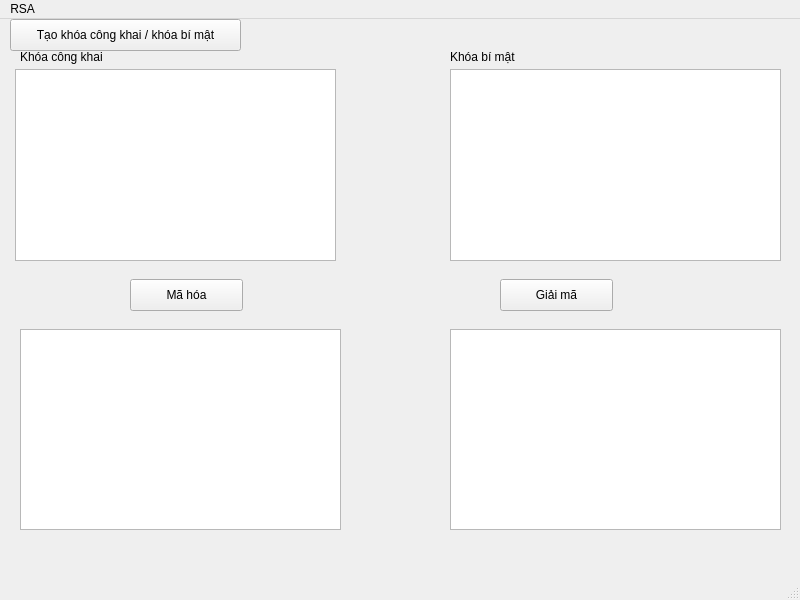
<?xml version="1.0" encoding="UTF-8"?>
<ui version="4.0">
 <class>MainWindow</class>
 <widget class="QMainWindow" name="MainWindow">
  <property name="geometry">
   <rect>
    <x>0</x>
    <y>0</y>
    <width>800</width>
    <height>600</height>
   </rect>
  </property>
  <property name="windowTitle">
   <string>MainWindow</string>
  </property>
  <widget class="QWidget" name="centralwidget">
   <widget class="QPushButton" name="createKey">
    <property name="geometry">
     <rect>
      <x>10</x>
      <y>0</y>
      <width>231</width>
      <height>32</height>
     </rect>
    </property>
    <property name="text">
     <string>Tạo khóa công khai / khóa bí mật</string>
    </property>
   </widget>
   <widget class="QTextBrowser" name="Kpub">
    <property name="geometry">
     <rect>
      <x>15</x>
      <y>50</y>
      <width>321</width>
      <height>192</height>
     </rect>
    </property>
   </widget>
   <widget class="QTextBrowser" name="privateKey">
    <property name="geometry">
     <rect>
      <x>450</x>
      <y>50</y>
      <width>331</width>
      <height>192</height>
     </rect>
    </property>
   </widget>
   <widget class="QLabel" name="label">
    <property name="geometry">
     <rect>
      <x>20</x>
      <y>30</y>
      <width>101</width>
      <height>16</height>
     </rect>
    </property>
    <property name="text">
     <string>Khóa công khai</string>
    </property>
   </widget>
   <widget class="QLabel" name="label_2">
    <property name="geometry">
     <rect>
      <x>450</x>
      <y>30</y>
      <width>81</width>
      <height>16</height>
     </rect>
    </property>
    <property name="text">
     <string>Khóa bí mật</string>
    </property>
   </widget>
   <widget class="QPushButton" name="encryptBtn">
    <property name="geometry">
     <rect>
      <x>130</x>
      <y>260</y>
      <width>113</width>
      <height>32</height>
     </rect>
    </property>
    <property name="text">
     <string>Mã hóa</string>
    </property>
   </widget>
   <widget class="QPushButton" name="decryptBtn">
    <property name="geometry">
     <rect>
      <x>500</x>
      <y>260</y>
      <width>113</width>
      <height>32</height>
     </rect>
    </property>
    <property name="text">
     <string>Giải mã</string>
    </property>
   </widget>
   <widget class="QPlainTextEdit" name="encryptText">
    <property name="geometry">
     <rect>
      <x>20</x>
      <y>310</y>
      <width>321</width>
      <height>201</height>
     </rect>
    </property>
   </widget>
   <widget class="QPlainTextEdit" name="decryptText">
    <property name="geometry">
     <rect>
      <x>450</x>
      <y>310</y>
      <width>331</width>
      <height>201</height>
     </rect>
    </property>
   </widget>
  </widget>
  <widget class="QMenuBar" name="menubar">
   <property name="geometry">
    <rect>
     <x>0</x>
     <y>0</y>
     <width>800</width>
     <height>24</height>
    </rect>
   </property>
   <widget class="QMenu" name="menuRSA">
    <property name="title">
     <string>RSA </string>
    </property>
   </widget>
   <addaction name="menuRSA"/>
  </widget>
  <widget class="QStatusBar" name="statusbar"/>
 </widget>
 <resources/>
 <connections/>
</ui>
